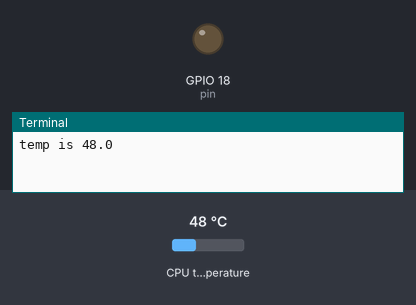
A program run on a simulated Raspberry Pi (BCM pin numbers). Parts: output pins drawn as LEDs (lit = HIGH), the last lines printed to the terminal. The test bench sets the inputs (shaded band); at power-on: CPU temperature 48 °C.

Above: at 1.2 s.
1.3 s: CPU temperature set to 69 °C
7.3 s: CPU temperature set to 72 °C
At 10.8 s:
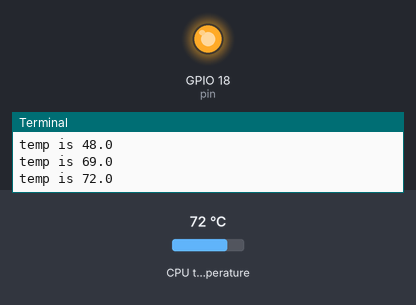
13.3 s: CPU temperature set to 61 °C
19.3 s: CPU temperature set to 58 °C
At 20.7 s:
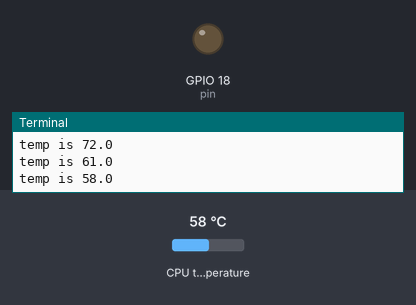
25.3 s: CPU temperature set to 71 °C
At 30.7 s:
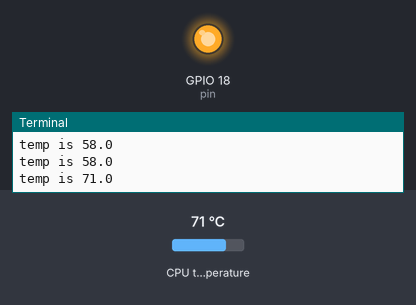
Timing chart, 0 to 32.2 s (numbered marks = the images above; inputs shaded):
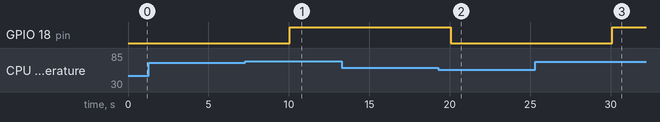

The program:

run-fan.py
```python
import os
import re
from time import sleep
import RPi.GPIO as GPIO

pin = 18  # The pin ID, edit here to change it
maxTMP = 70  # The maximum temperature in Celsius after which we trigger the fan
stopTMP = maxTMP - 10


def setup() -> tuple:
    """
    Sets the mode and warnings for the GPIO setup.
    :return: An empty tuple.
    """
    GPIO.setmode(GPIO.BCM)
    GPIO.setup(pin, GPIO.OUT)
    GPIO.setwarnings(False)
    return ()


def get_cpu_temperature() -> float:
    """
    Retrieves the CPU temperature of the Raspberry Pi using vcgencmd.
    :return: A float value which indicates the CPU temperature.
    """
    res = os.popen("vcgencmd measure_temp").readline()
    temp = re.findall("\d+\.\d+", res)[0]
    print("temp is {0}".format(temp))  # Uncomment here for testing
    return temp


def fan_on() -> tuple:
    """
    Turns the fan on by setting the GPIO pin mode.
    :return: An empty tuple.
    """
    set_pin(True)
    return ()


def fan_off() -> tuple:
    """
    Turns the fan off by setting the GPIO pin mode.
    :return: An empty tuple.
    """
    set_pin(False)
    return ()


def get_temp() -> tuple:
    """
    Retrieves the CPU temperature of the Raspberry Pi and turns the fan
    on or off based on the read value.
    :return: An empty tuple.
    """
    cpu_temp = float(get_cpu_temperature())
    if cpu_temp > maxTMP:
        fan_on()
    elif cpu_temp < stopTMP:
        fan_off()
    return ()


def set_pin(mode: bool) -> tuple:  # A little redundant function but useful if you want to add logging
    """
    Sets the GPIO pin to the mode needed depending on the CPU temperature.
    :param mode: A boolean, True or False.
    :return: An empty tuple.
    """
    GPIO.output(pin, mode)
    return ()


try:
    setup()
    while True:
        get_temp()
        sleep(5)  # Read the temperature every 5 sec, increase or decrease this limit if you want
except KeyboardInterrupt:  # trap a CTRL+C keyboard interrupt
    GPIO.cleanup()  # resets all GPIO ports used by this program
```

Measured:
- the behaviour switches between 70 and 71 °C on CPU temperature (found by bisection; images 0 and 1)
- the behaviour switches between 60 and 59 °C on CPU temperature (found by bisection; images 1 and 2)
- after the input at 7.3 s, GPIO 18 (pin): LOW → HIGH after 2.7 s
- after the input at 19.3 s, GPIO 18 (pin): HIGH → LOW after 0.78 s
- after the input at 25.3 s, GPIO 18 (pin): LOW → HIGH after 4.8 s
